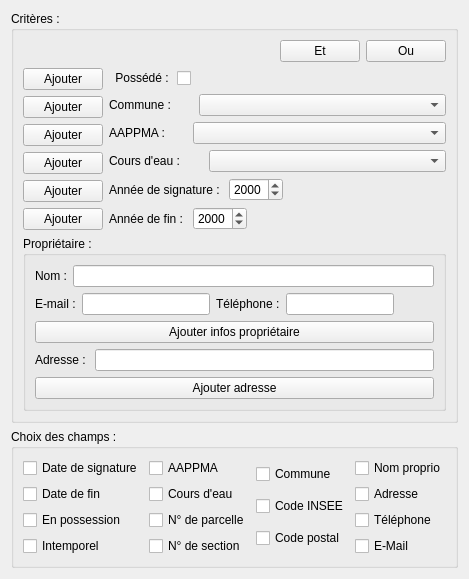
              <widget class="QWidget" name="scrollAreaWidgetContents_3">
               <property name="geometry">
                <rect>
                 <x>0</x>
                 <y>0</y>
                 <width>424</width>
                 <height>562</height>
                </rect>
               </property>
               <layout class="QVBoxLayout" name="verticalLayout_24">
                <item>
                 <widget class="QGroupBox" name="groupBox">
                  <property name="title">
                   <string>Critères : </string>
                  </property>
                  <layout class="QVBoxLayout" name="verticalLayout_7">
                   <item>
                    <layout class="QHBoxLayout" name="horizontalLayout_7">
                     <item>
                      <spacer name="horizontalSpacer_5">
                       <property name="orientation">
                        <enum>Qt::Horizontal</enum>
                       </property>
                       <property name="sizeHint" stdset="0">
                        <size>
                         <width>40</width>
                         <height>20</height>
                        </size>
                       </property>
                      </spacer>
                     </item>
                     <item>
                      <widget class="QPushButton" name="btnBopeEt">
                       <property name="text">
                        <string>Et</string>
                       </property>
                      </widget>
                     </item>
                     <item>
                      <widget class="QPushButton" name="btnBopeOu">
                       <property name="text">
                        <string>Ou</string>
                       </property>
                      </widget>
                     </item>
                    </layout>
                   </item>
                   <item>
                    <layout class="QHBoxLayout" name="horizontalLayout_6">
                     <item>
                      <layout class="QVBoxLayout" name="verticalLayout_4">
                       <item>
                        <widget class="QPushButton" name="btnBopePossede">
                         <property name="text">
                          <string>Ajouter</string>
                         </property>
                        </widget>
                       </item>
                       <item>
                        <widget class="QPushButton" name="btnBopeCommune">
                         <property name="text">
                          <string>Ajouter</string>
                         </property>
                        </widget>
                       </item>
                       <item>
                        <widget class="QPushButton" name="btnBopeAappma">
                         <property name="text">
                          <string>Ajouter</string>
                         </property>
                        </widget>
                       </item>
                       <item>
                        <widget class="QPushButton" name="btnBopeCeau">
                         <property name="text">
                          <string>Ajouter</string>
                         </property>
                        </widget>
                       </item>
                       <item>
                        <widget class="QPushButton" name="btnBopeSign">
                         <property name="text">
                          <string>Ajouter</string>
                         </property>
                        </widget>
                       </item>
                       <item>
                        <widget class="QPushButton" name="btnBopeFin">
                         <property name="text">
                          <string>Ajouter</string>
                         </property>
                        </widget>
                       </item>
                      </layout>
                     </item>
                     <item>
                      <layout class="QVBoxLayout" name="verticalLayout_6">
                       <item>
                        <layout class="QHBoxLayout" name="horizontalLayout_4">
                         <item>
                          <widget class="QCheckBox" name="chkBopePossede">
                           <property name="layoutDirection">
                            <enum>Qt::RightToLeft</enum>
                           </property>
                           <property name="text">
                            <string>Possédé : </string>
                           </property>
                          </widget>
                         </item>
                         <item>
                          <spacer name="horizontalSpacer">
                           <property name="orientation">
                            <enum>Qt::Horizontal</enum>
                           </property>
                           <property name="sizeHint" stdset="0">
                            <size>
                             <width>40</width>
                             <height>20</height>
                            </size>
                           </property>
                          </spacer>
                         </item>
                        </layout>
                       </item>
                       <item>
                        <layout class="QHBoxLayout" name="horizontalLayout_3">
                         <item>
                          <widget class="QLabel" name="label_2">
                           <property name="text">
                            <string>Commune : </string>
                           </property>
                          </widget>
                         </item>
                         <item>
                          <widget class="QComboBox" name="cmbBopeCommune">
                           <property name="sizePolicy">
                            <sizepolicy hsizetype="Expanding" vsizetype="Fixed">
                             <horstretch>0</horstretch>
                             <verstretch>0</verstretch>
                            </sizepolicy>
                           </property>
                           <property name="maximumSize">
                            <size>
                             <width>247</width>
                             <height>16777215</height>
                            </size>
                           </property>
                          </widget>
                         </item>
                        </layout>
                       </item>
                       <item>
                        <layout class="QHBoxLayout" name="horizontalLayout">
                         <item>
                          <widget class="QLabel" name="label">
                           <property name="text">
                            <string>AAPPMA : </string>
                           </property>
                          </widget>
                         </item>
                         <item>
                          <widget class="QComboBox" name="cmbBopeAappma">
                           <property name="sizePolicy">
                            <sizepolicy hsizetype="Expanding" vsizetype="Fixed">
                             <horstretch>0</horstretch>
                             <verstretch>0</verstretch>
                            </sizepolicy>
                           </property>
                           <property name="maximumSize">
                            <size>
                             <width>253</width>
                             <height>16777215</height>
                            </size>
                           </property>
                          </widget>
                         </item>
                        </layout>
                       </item>
                       <item>
                        <layout class="QHBoxLayout" name="horizontalLayout_2">
                         <item>
                          <widget class="QLabel" name="label_3">
                           <property name="text">
                            <string>Cours d'eau : </string>
                           </property>
                          </widget>
                         </item>
                         <item>
                          <widget class="QComboBox" name="cmbBopeCeau">
                           <property name="sizePolicy">
                            <sizepolicy hsizetype="Expanding" vsizetype="Fixed">
                             <horstretch>0</horstretch>
                             <verstretch>0</verstretch>
                            </sizepolicy>
                           </property>
                           <property name="maximumSize">
                            <size>
                             <width>237</width>
                             <height>16777215</height>
                            </size>
                           </property>
                          </widget>
                         </item>
                        </layout>
                       </item>
                       <item>
                        <layout class="QHBoxLayout" name="horizontalLayout_10">
                         <item>
                          <widget class="QLabel" name="label_5">
                           <property name="text">
                            <string>Année de signature : </string>
                           </property>
                          </widget>
                         </item>
                         <item>
                          <widget class="QDateEdit" name="dateBopeSign">
                           <property name="displayFormat">
                            <string>yyyy</string>
                           </property>
                          </widget>
                         </item>
                         <item>
                          <spacer name="horizontalSpacer_6">
                           <property name="orientation">
                            <enum>Qt::Horizontal</enum>
                           </property>
                           <property name="sizeHint" stdset="0">
                            <size>
                             <width>40</width>
                             <height>20</height>
                            </size>
                           </property>
                          </spacer>
                         </item>
                        </layout>
                       </item>
                       <item>
                        <layout class="QHBoxLayout" name="horizontalLayout_9">
                         <item>
                          <widget class="QLabel" name="label_4">
                           <property name="text">
                            <string>Année de fin : </string>
                           </property>
                          </widget>
                         </item>
                         <item>
                          <widget class="QDateEdit" name="dateBopeFin">
                           <property name="displayFormat">
                            <string>yyyy</string>
                           </property>
                          </widget>
                         </item>
                         <item>
                          <spacer name="horizontalSpacer_7">
                           <property name="orientation">
                            <enum>Qt::Horizontal</enum>
                           </property>
                           <property name="sizeHint" stdset="0">
                            <size>
                             <width>40</width>
                             <height>20</height>
                            </size>
                           </property>
                          </spacer>
                         </item>
                        </layout>
                       </item>
                      </layout>
                     </item>
                    </layout>
                   </item>
                   <item>
                    <widget class="QGroupBox" name="groupBox_8">
                     <property name="title">
                      <string>Propriétaire : </string>
                     </property>
                     <layout class="QVBoxLayout" name="verticalLayout_9">
                      <item>
                       <layout class="QVBoxLayout" name="verticalLayout_10">
                        <item>
                         <layout class="QHBoxLayout" name="horizontalLayout_40">
                          <item>
                           <widget class="QLabel" name="lbl_nom_2">
                            <property name="text">
                             <string>Nom :</string>
                            </property>
                           </widget>
                          </item>
                          <item>
                           <widget class="QLineEdit" name="leNom">
                            <property name="alignment">
                             <set>Qt::AlignCenter</set>
                            </property>
                           </widget>
                          </item>
                         </layout>
                        </item>
                        <item>
                         <layout class="QHBoxLayout" name="horizontalLayout_41">
                          <item>
                           <layout class="QHBoxLayout" name="horizontalLayout_42">
                            <item>
                             <widget class="QLabel" name="lbl_mail_2">
                              <property name="text">
                               <string>E-mail :</string>
                              </property>
                             </widget>
                            </item>
                            <item>
                             <widget class="QLineEdit" name="leMail">
                              <property name="alignment">
                               <set>Qt::AlignCenter</set>
                              </property>
                             </widget>
                            </item>
                            <item>
                             <layout class="QHBoxLayout" name="horizontalLayout_43">
                              <item>
                               <widget class="QLabel" name="lbl_tel_2">
                                <property name="minimumSize">
                                 <size>
                                  <width>60</width>
                                  <height>0</height>
                                 </size>
                                </property>
                                <property name="text">
                                 <string>Téléphone :</string>
                                </property>
                               </widget>
                              </item>
                              <item>
                               <widget class="QLineEdit" name="leTel">
                                <property name="minimumSize">
                                 <size>
                                  <width>0</width>
                                  <height>0</height>
                                 </size>
                                </property>
                                <property name="maximumSize">
                                 <size>
                                  <width>16777215</width>
                                  <height>16777215</height>
                                 </size>
                                </property>
                                <property name="alignment">
                                 <set>Qt::AlignCenter</set>
                                </property>
                               </widget>
                              </item>
                              <item>
                               <spacer name="horizontalSpacer_11">
                                <property name="orientation">
                                 <enum>Qt::Horizontal</enum>
                                </property>
                                <property name="sizeHint" stdset="0">
                                 <size>
                                  <width>40</width>
                                  <height>20</height>
                                 </size>
                                </property>
                               </spacer>
                              </item>
                             </layout>
                            </item>
                           </layout>
                          </item>
                         </layout>
                        </item>
                       </layout>
                      </item>
                      <item>
                       <widget class="QPushButton" name="btnProprio">
                        <property name="text">
                         <string>Ajouter infos propriétaire</string>
                        </property>
                       </widget>
                      </item>
                      <item>
                       <layout class="QHBoxLayout" name="horizontalLayout_19">
                        <item>
                         <widget class="QLabel" name="lbl_adresse">
                          <property name="sizePolicy">
                           <sizepolicy hsizetype="Fixed" vsizetype="Preferred">
                            <horstretch>0</horstretch>
                            <verstretch>0</verstretch>
                           </sizepolicy>
                          </property>
                          <property name="minimumSize">
                           <size>
                            <width>0</width>
                            <height>0</height>
                           </size>
                          </property>
                          <property name="maximumSize">
                           <size>
                            <width>16777215</width>
                            <height>16777215</height>
                           </size>
                          </property>
                          <property name="text">
                           <string>Adresse : </string>
                          </property>
                         </widget>
                        </item>
                        <item>
                         <widget class="QLineEdit" name="leAdresse">
                          <property name="maximumSize">
                           <size>
                            <width>16777215</width>
                            <height>16777215</height>
                           </size>
                          </property>
                         </widget>
                        </item>
                       </layout>
                      </item>
                      <item>
                       <widget class="QPushButton" name="btnAdresse">
                        <property name="text">
                         <string>Ajouter adresse</string>
                        </property>
                       </widget>
                      </item>
                     </layout>
                    </widget>
                   </item>
                  </layout>
                 </widget>
                </item>
                <item>
                 <widget class="QGroupBox" name="groupBox_3">
                  <property name="title">
                   <string>Choix des champs :</string>
                  </property>
                  <layout class="QHBoxLayout" name="horizontalLayout_5">
                   <item>
                    <layout class="QVBoxLayout" name="verticalLayout_5">
                     <item>
                      <widget class="QCheckBox" name="chkSign">
                       <property name="layoutDirection">
                        <enum>Qt::LeftToRight</enum>
                       </property>
                       <property name="text">
                        <string>Date de signature</string>
                       </property>
                      </widget>
                     </item>
                     <item>
                      <widget class="QCheckBox" name="chkFin">
                       <property name="layoutDirection">
                        <enum>Qt::LeftToRight</enum>
                       </property>
                       <property name="text">
                        <string>Date de fin</string>
                       </property>
                      </widget>
                     </item>
                     <item>
                      <widget class="QCheckBox" name="chkPossede">
                       <property name="layoutDirection">
                        <enum>Qt::LeftToRight</enum>
                       </property>
                       <property name="text">
                        <string>En possession</string>
                       </property>
                      </widget>
                     </item>
                     <item>
                      <widget class="QCheckBox" name="chkIntemporel">
                       <property name="layoutDirection">
                        <enum>Qt::LeftToRight</enum>
                       </property>
                       <property name="text">
                        <string>Intemporel</string>
                       </property>
                      </widget>
                     </item>
                    </layout>
                   </item>
                   <item>
                    <layout class="QVBoxLayout" name="verticalLayout_31">
                     <item>
                      <widget class="QCheckBox" name="chkAappma">
                       <property name="layoutDirection">
                        <enum>Qt::LeftToRight</enum>
                       </property>
                       <property name="text">
                        <string>AAPPMA</string>
                       </property>
                      </widget>
                     </item>
                     <item>
                      <widget class="QCheckBox" name="chkCeau">
                       <property name="layoutDirection">
                        <enum>Qt::LeftToRight</enum>
                       </property>
                       <property name="text">
                        <string>Cours d'eau</string>
                       </property>
                      </widget>
                     </item>
                     <item>
                      <widget class="QCheckBox" name="chkParcelle">
                       <property name="layoutDirection">
                        <enum>Qt::LeftToRight</enum>
                       </property>
                       <property name="text">
                        <string>N° de parcelle</string>
                       </property>
                      </widget>
                     </item>
                     <item>
                      <widget class="QCheckBox" name="chkSection">
                       <property name="layoutDirection">
                        <enum>Qt::LeftToRight</enum>
                       </property>
                       <property name="text">
                        <string>N° de section</string>
                       </property>
                      </widget>
                     </item>
                    </layout>
                   </item>
                   <item>
                    <layout class="QVBoxLayout" name="verticalLayout_32">
                     <item>
                      <widget class="QCheckBox" name="chkCommune">
                       <property name="layoutDirection">
                        <enum>Qt::LeftToRight</enum>
                       </property>
                       <property name="text">
                        <string>Commune</string>
                       </property>
                      </widget>
                     </item>
                     <item>
                      <widget class="QCheckBox" name="chkInsee">
                       <property name="layoutDirection">
                        <enum>Qt::LeftToRight</enum>
                       </property>
                       <property name="text">
                        <string>Code INSEE</string>
                       </property>
                      </widget>
                     </item>
                     <item>
                      <widget class="QCheckBox" name="chkPostal">
                       <property name="layoutDirection">
                        <enum>Qt::LeftToRight</enum>
                       </property>
                       <property name="text">
                        <string>Code postal</string>
                       </property>
                      </widget>
                     </item>
                    </layout>
                   </item>
                   <item>
                    <layout class="QVBoxLayout" name="verticalLayout_33">
                     <item>
                      <widget class="QCheckBox" name="chkProprio">
                       <property name="layoutDirection">
                        <enum>Qt::LeftToRight</enum>
                       </property>
                       <property name="text">
                        <string>Nom proprio</string>
                       </property>
                      </widget>
                     </item>
                     <item>
                      <widget class="QCheckBox" name="chkAdresse">
                       <property name="layoutDirection">
                        <enum>Qt::LeftToRight</enum>
                       </property>
                       <property name="text">
                        <string>Adresse</string>
                       </property>
                      </widget>
                     </item>
                     <item>
                      <widget class="QCheckBox" name="chkTel">
                       <property name="layoutDirection">
                        <enum>Qt::LeftToRight</enum>
                       </property>
                       <property name="text">
                        <string>Téléphone</string>
                       </property>
                      </widget>
                     </item>
                     <item>
                      <widget class="QCheckBox" name="chkMail">
                       <property name="layoutDirection">
                        <enum>Qt::LeftToRight</enum>
                       </property>
                       <property name="text">
                        <string>E-Mail</string>
                       </property>
                      </widget>
                     </item>
                    </layout>
                   </item>
                  </layout>
                 </widget>
                </item>
               </layout>
              </widget>
